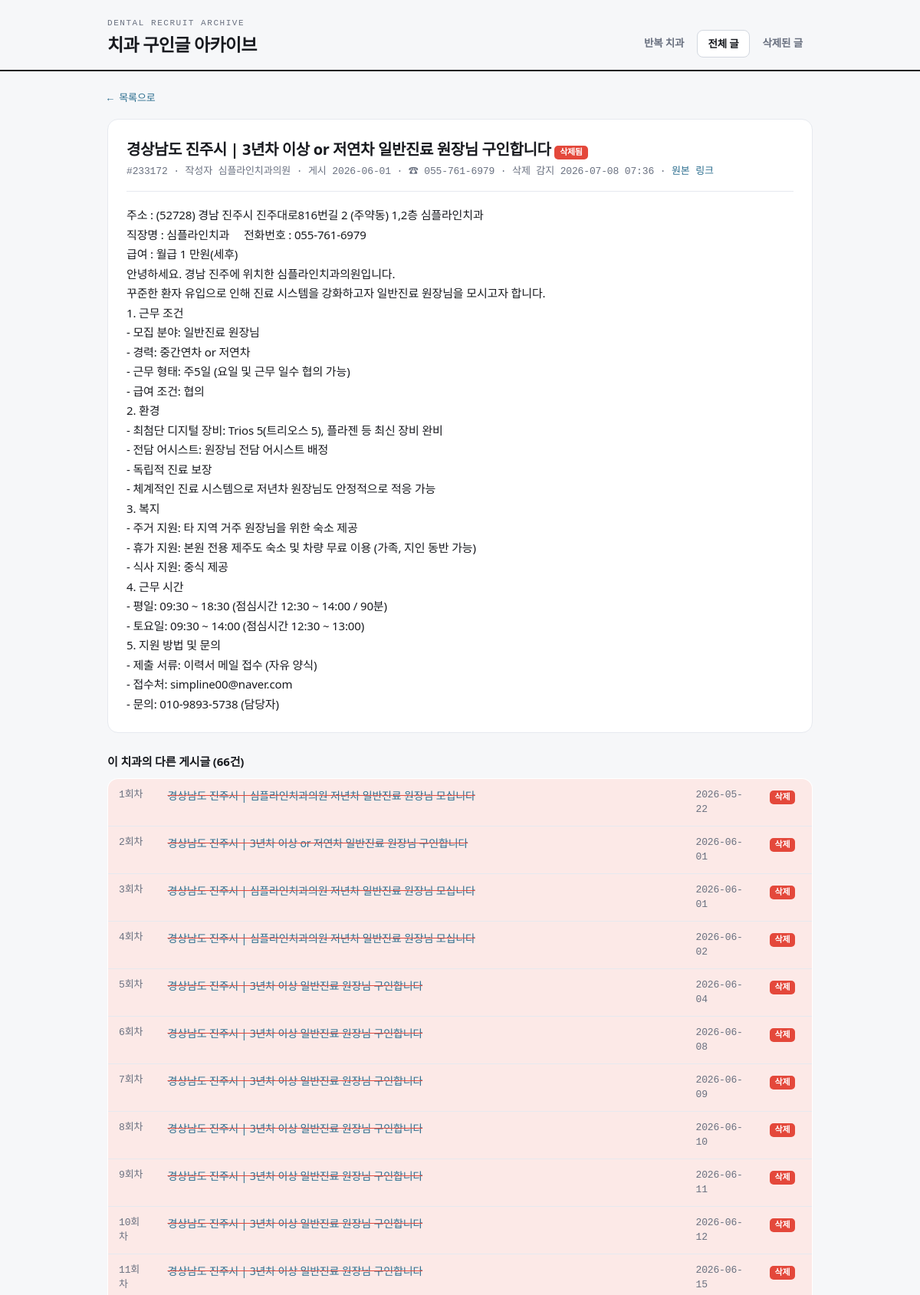
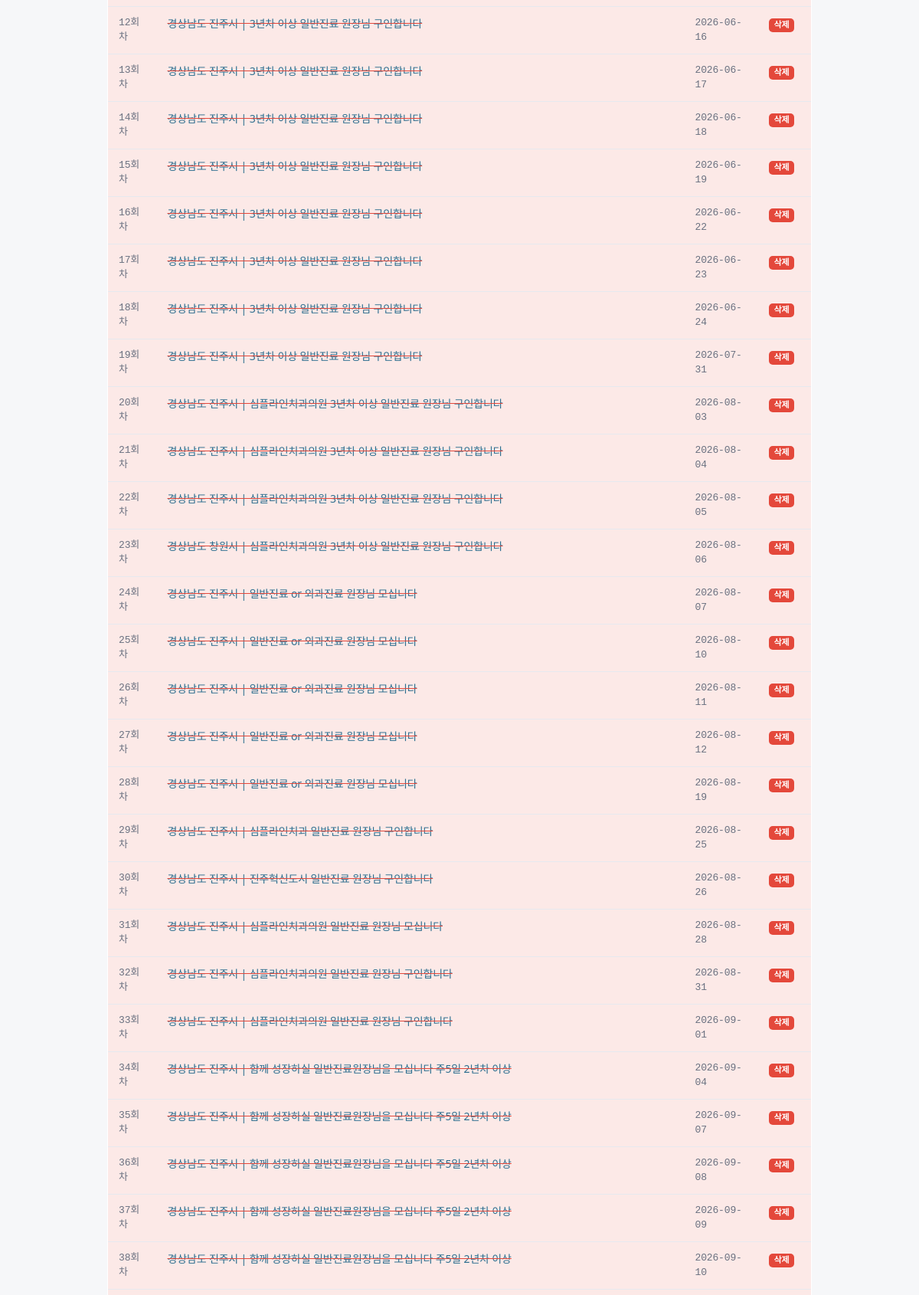
The app's page /post/233172 (upper part) with its own data (2 pictures, top to bottom).
### tables this page shows
CREATE TABLE posts (
    no            INTEGER PRIMARY KEY,   -- 게시판 글 번호 (고유)
    category      TEXT,                  -- 구분: 구인 / 구직 / 양도
    title         TEXT,
    author        TEXT,
    posted_raw    TEXT,                  -- 게시판이 보여주는 날짜 원문
    posted_at     TEXT,                  -- 파싱한 ISO 날짜 (가능한 경우)
    views         INTEGER,
    url           TEXT,
    content       TEXT,                  -- 상세 본문
    phone         TEXT,                  -- 본문에서 추출한 대표 전화번호(숫자만)
    phone_display TEXT,                  -- 보기용 전화번호
    clinic_key    TEXT,                  -- 치과 식별키 (전화 우선, 없으면 제목 시그니처)
    key_kind      TEXT,                  -- 'phone' | 'title' | 'author'
    title_sig     TEXT,                  -- 제목 정규화 시그니처
    first_seen    TEXT,                  -- 우리 크롤러가 처음 발견한 시각
    last_seen     TEXT,                  -- 살아있는 것으로 마지막 확인한 시각
    is_deleted    INTEGER DEFAULT 0,     -- 삭제 감지 여부
    deleted_at    TEXT                   -- 삭제 감지 시각
);

### app.py (the view)
@app.route("/post/<int:no>")
def post_detail(no):
    with db.get_db() as conn:
        row = db.get_post(conn, no)
    if not row:
        abort(404)
    siblings = []
    for g in analyze.clinic_groups(min_posts=1, include_singletons=True):
        if g["key"] == row["clinic_key"]:
            siblings = g["posts"]
            break
    return render_template("post_detail.html", p=row, siblings=siblings)

### analyze.py (called while the page is built)
def _order_ts(p):
    return p.get("posted_at") or p.get("first_seen") or ""

### app.py (called while the page is built)
@app.template_filter("shortdt")
def shortdt(s):
    if not s:
        return "-"
    return str(s).replace("T", " ")[:16]

### db.py (called while the page is built)
@contextmanager
def get_db():
    conn = sqlite3.connect(config.DB_PATH)
    conn.row_factory = sqlite3.Row
    try:
        yield conn
        conn.commit()
    finally:
        conn.close()

def get_post(conn, no):
    row = conn.execute("SELECT * FROM posts WHERE no=?", (no,)).fetchone()
    return dict(row) if row else None

### templates/post_detail.html (shortened to what this page needs)
{% extends "base.html" %}
{% set active = 'posts' %}
{% block body %}
<a class="back" href="javascript:history.back()">← 목록으로</a>
<div class="detail">
  <h2>
    {{ p.title or '(제목 없음)' }}
    {% if p.is_deleted %}<span class="badge del">삭제됨</span>{% endif %}
  </h2>
  <div class="meta">
    #{{ p.no }} · 작성자 {{ p.author or '-' }} ·
    게시 {{ (p.posted_at or p.posted_raw or p.first_seen)|shortdt }}
    {% if p.phone_display %} · ☎ {{ p.phone_display }}{% endif %}
    {% if p.is_deleted %} · 삭제 감지 {{ p.deleted_at|shortdt }}{% endif %}
    · <a href="{{ p.url }}" target="_blank" rel="noopener">원본 링크</a>
  </div>
  {% if p.content %}
    <div class="body">{{ p.content }}</div>
  {% else %}
    <div class="body" style="color:var(--muted)">본문을 수집하지 못했습니다. 원본 링크를 확인하세요.</div>
  {% endif %}
</div>
{% if siblings|length > 1 %}
<h3 style="margin:26px 0 10px;font-size:15px">이 치과의 다른 게시글 ({{ siblings|length }}건)</h3>
<table class="posts">
  <tbody>
    {% for sib in siblings %}
    <tr class="{{ 'deleted' if sib.is_deleted }}">
      <td class="no" style="width:64px">{{ sib.repost_index }}회차</td>
      <td><a class="title" href="/post/{{ sib.no }}">{{ sib.title or '(제목 없음)' }}</a></td>
      <td class="no" style="width:96px">{{ (sib.posted_at or sib.first_seen)|shortdt }}</td>
      <td style="width:70px">
        {% if sib.is_deleted %}<span class="badge del">삭제</span>{% endif %}
      </td>
    </tr>
    {% endfor %}
  </tbody>
</table>
{% endif %}
{% endblock %}

### templates/base.html (style rules this page uses)
:root { --paper:#F6F7F9; --card:#FFFFFF; --ink:#181A1F; --muted:#6A7180; --line:#E6E9EF; --line2:#D3D8E0; --alarm:#E4483B; --alarm-soft:#FCE9E7; --struct:#2C6E8F; --ok:#3A9B6E; --mono:ui-monospace,"SF Mono",Menlo,"JetBrains Mono",monospace; --sans:"Pretendard Variable",Pretendard,system-ui,sans-serif; }
* { box-sizing:border-box }
html { -webkit-text-size-adjust:100% }
body { margin:0;background:var(--paper);color:var(--ink);font-family:var(--sans); font-size:15px;line-height:1.5;letter-spacing:-.01em }
a { color:var(--struct);text-decoration:none }
table.posts { width:100%;border-collapse:collapse;background:var(--card); border:1px solid var(--line);border-radius:14px;overflow:hidden }
table.posts th,table.posts td { padding:11px 14px;text-align:left; border-bottom:1px solid var(--line);font-size:14px;vertical-align:top }
table.posts .no { font-family:var(--mono);color:var(--muted);font-size:13px }
tr.deleted { background:var(--alarm-soft) }
tr.deleted .title { text-decoration:line-through;text-decoration-color:var(--alarm) }
.badge { font-family:var(--mono);font-size:11px;font-weight:700;border-radius:5px; padding:1px 7px;display:inline-block }
.badge.del { background:var(--alarm);color:#fff }
.detail { background:var(--card);border:1px solid var(--line);border-radius:14px;padding:24px }
.detail h2 { margin:0 0 4px;font-size:20px;letter-spacing:-.02em }
.detail .meta { font-size:13px;color:var(--muted);font-family:var(--mono); margin-bottom:18px;padding-bottom:16px;border-bottom:1px solid var(--line) }
.detail .body { white-space:pre-wrap;line-height:1.7;font-size:15px }
.back { font-size:13px;font-family:var(--mono);display:inline-block;margin-bottom:16px }

### records on screen
posts: title "경상남도 진주시 | 3년차 이상 or 저연차 일반진료 원장님 구인합니다", no "233172", author "심플라인치과의원", posted_at "2026-06-01", phone_display "055-761-6979", deleted_at|shortdt "2026-07-08 07:36", content "주소 : (52728) 경남 진주시 진주대로816번길 2 (주약동) 1,2층 심플라인치과 직장명 : 심플라인치과 전화번호 : 055-761-6979 급여 : 월급 1 만원(세후) 안녕하세요. 경남 진주에 위치한 심플라인치과의원입니다. 꾸준한 환자 유입으로 인해 진료 시스템을 강화하고자 일반진료 원장님을 모시고자 합니다. 1. 근무 조건 - 모집 분야: 일반진료 원장님 - 경력: 중간연차 or 저연차 - 근무 형태: 주5일 (요일 및 근무 일수 협의 가능) - 급여 조건: 협의 2. 환경 - 최첨단 디지털 장비: Trios 5(트리오스 5), 플라젠 등 최신 장비 완비 - 전담 어시스트: 원장님 전담 어시스트 배정 - 독립적 진료 보장 - 체계적인 진료 시스템으로 저년차 원장님도 안정적으로 적응 가능 3. 복지 - 주거 지원: 타 지역 거주 원장님을 위한 숙소 제공 - 휴가 지원: 본원 전용 제주도 숙소 및 차량 무료 이용 (가족, 지인 동반 가능) - 식사 지원: 중식 제공 4. 근무 시간 - 평일: 09:30 ~ 18:30 (점심시간 12:30 ~ 14:00 / 90분) - 토요일: 09:30 ~ 14:00 (점심시간 12:30 ~ 13:00) 5. 지원 방법 및 문의 - 제출 서류: 이력서 메일 접수 (자유 양식) - 접수처: simpline00@naver.com - 문의: 010-9893-5738 (담당자)", repost_index "2", is_deleted "삭제"
posts: repost_index "1", title "경상남도 진주시 | 심플라인치과의원 저년차 일반진료 원장님 모십니다", posted_at "2026-05-22", shows "삭제"
posts: repost_index "3", title "경상남도 진주시 | 심플라인치과의원 저년차 일반진료 원장님 모십니다", posted_at "2026-06-01", is_deleted "삭제"
posts: repost_index "4", title "경상남도 진주시 | 심플라인치과의원 저년차 일반진료 원장님 모십니다", posted_at "2026-06-02", is_deleted "삭제"
posts: repost_index "5", title "경상남도 진주시 | 3년차 이상 일반진료 원장님 구인합니다", posted_at "2026-06-04", is_deleted "삭제"
posts: repost_index "6", title "경상남도 진주시 | 3년차 이상 일반진료 원장님 구인합니다", posted_at "2026-06-08", is_deleted "삭제"
posts: repost_index "7", title "경상남도 진주시 | 3년차 이상 일반진료 원장님 구인합니다", posted_at "2026-06-09", is_deleted "삭제"
posts: repost_index "8", title "경상남도 진주시 | 3년차 이상 일반진료 원장님 구인합니다", posted_at "2026-06-10", is_deleted "삭제"
posts: repost_index "9", title "경상남도 진주시 | 3년차 이상 일반진료 원장님 구인합니다", posted_at "2026-06-11", is_deleted "삭제"
posts: repost_index "10", title "경상남도 진주시 | 3년차 이상 일반진료 원장님 구인합니다", posted_at "2026-06-12", is_deleted "삭제"
posts: repost_index "11", title "경상남도 진주시 | 3년차 이상 일반진료 원장님 구인합니다", posted_at "2026-06-15", is_deleted "삭제"
posts: repost_index "12", title "경상남도 진주시 | 3년차 이상 일반진료 원장님 구인합니다", posted_at "2026-06-16", is_deleted "삭제"
posts: repost_index "13", title "경상남도 진주시 | 3년차 이상 일반진료 원장님 구인합니다", posted_at "2026-06-17", is_deleted "삭제"
posts: repost_index "14", title "경상남도 진주시 | 3년차 이상 일반진료 원장님 구인합니다", posted_at "2026-06-18", is_deleted "삭제"
posts: repost_index "15", title "경상남도 진주시 | 3년차 이상 일반진료 원장님 구인합니다", posted_at "2026-06-19", is_deleted "삭제"
posts: repost_index "16", title "경상남도 진주시 | 3년차 이상 일반진료 원장님 구인합니다", posted_at "2026-06-22", is_deleted "삭제"
posts: repost_index "17", title "경상남도 진주시 | 3년차 이상 일반진료 원장님 구인합니다", posted_at "2026-06-23", is_deleted "삭제"
posts: repost_index "18", title "경상남도 진주시 | 3년차 이상 일반진료 원장님 구인합니다", posted_at "2026-06-24", is_deleted "삭제"
posts: repost_index "19", title "경상남도 진주시 | 3년차 이상 일반진료 원장님 구인합니다", posted_at "2026-07-31", is_deleted "삭제"
posts: repost_index "20", title "경상남도 진주시 | 심플라인치과의원 3년차 이상 일반진료 원장님 구인합니다", posted_at "2026-08-03", is_deleted "삭제"
posts: repost_index "21", title "경상남도 진주시 | 심플라인치과의원 3년차 이상 일반진료 원장님 구인합니다", posted_at "2026-08-04", is_deleted "삭제"
posts: repost_index "22", title "경상남도 진주시 | 심플라인치과의원 3년차 이상 일반진료 원장님 구인합니다", posted_at "2026-08-05", is_deleted "삭제"
posts: repost_index "23", title "경상남도 창원시 | 심플라인치과의원 3년차 이상 일반진료 원장님 구인합니다", posted_at "2026-08-06", is_deleted "삭제"
posts: repost_index "24", title "경상남도 진주시 | 일반진료 or 외과진료 원장님 모십니다", posted_at "2026-08-07", is_deleted "삭제"
posts: repost_index "25", title "경상남도 진주시 | 일반진료 or 외과진료 원장님 모십니다", posted_at "2026-08-10", is_deleted "삭제"
posts: repost_index "26", title "경상남도 진주시 | 일반진료 or 외과진료 원장님 모십니다", posted_at "2026-08-11", is_deleted "삭제"
posts: repost_index "27", title "경상남도 진주시 | 일반진료 or 외과진료 원장님 모십니다", posted_at "2026-08-12", is_deleted "삭제"
posts: repost_index "28", title "경상남도 진주시 | 일반진료 or 외과진료 원장님 모십니다", posted_at "2026-08-19", is_deleted "삭제"
posts: repost_index "29", title "경상남도 진주시 | 심플라인치과 일반진료 원장님 구인합니다", posted_at "2026-08-25", is_deleted "삭제"
posts: repost_index "30", title "경상남도 진주시 | 진주혁신도시 일반진료 원장님 구인합니다", posted_at "2026-08-26", is_deleted "삭제"
posts: repost_index "31", title "경상남도 진주시 | 심플라인치과의원 일반진료 원장님 모십니다", posted_at "2026-08-28", is_deleted "삭제"
posts: repost_index "32", title "경상남도 진주시 | 심플라인치과의원 일반진료 원장님 구인합니다", posted_at "2026-08-31", is_deleted "삭제"
posts: repost_index "33", title "경상남도 진주시 | 심플라인치과의원 일반진료 원장님 구인합니다", posted_at "2026-09-01", is_deleted "삭제"
posts: repost_index "34", title "경상남도 진주시 | 함께 성장하실 일반진료원장님을 모십니다 주5일 2년차 이상", posted_at "2026-09-04", is_deleted "삭제"
posts: repost_index "35", title "경상남도 진주시 | 함께 성장하실 일반진료원장님을 모십니다 주5일 2년차 이상", posted_at "2026-09-07", is_deleted "삭제"
posts: repost_index "36", title "경상남도 진주시 | 함께 성장하실 일반진료원장님을 모십니다 주5일 2년차 이상", posted_at "2026-09-08", is_deleted "삭제"
posts: repost_index "37", title "경상남도 진주시 | 함께 성장하실 일반진료원장님을 모십니다 주5일 2년차 이상", posted_at "2026-09-09", is_deleted "삭제"
posts: repost_index "38", title "경상남도 진주시 | 함께 성장하실 일반진료원장님을 모십니다 주5일 2년차 이상", posted_at "2026-09-10", is_deleted "삭제"

### other values on screen
{{ siblings|length }} "66"
